Frame 1 (no input): blank canvas, image omitted
Frame 60 (no input): blank canvas, image omitted
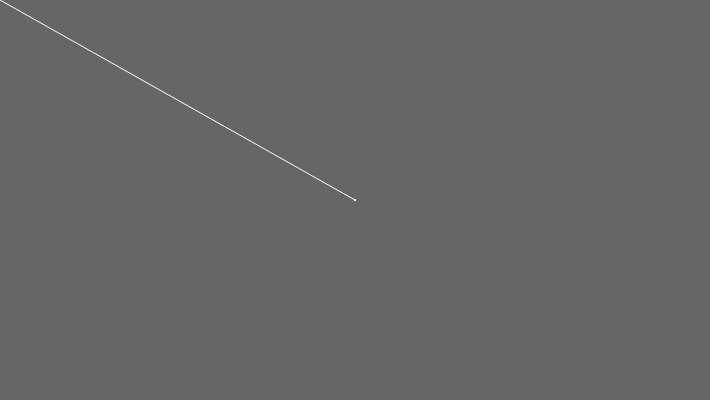
Frame 120 (the mouse pressed at the canvas centre since frame 60)

The p5.js sketch whose frames 1 and 60 were blank and that drew this single picture after the mouse press (run headless with seeded random() and noise() and a simulated clock; from frame 60 on, the mouse is pressed at the canvas centre):

// p5.js sketch
// ── sketch.js
let cr = '#ffffff'

function setup() {
  createCanvas(710, 400);
  background(102);
}

function draw() {
  stroke(cr);
  
  if (mouseIsPressed === true) {
    line(mouseX, mouseY, pmouseX, pmouseY);
  }
}

function keyPressed() {
  if (keyCode === 49) {
   cr = 'red';
  }
  if (keyCode === 49) {
   cr = 'blue';
	}	
  if (keyCode === 50) {
   cr = color('green');
	}
  if (keyCode === 51) {
   cr = color('yellow');
  }
		if (keyCode === 52) {
   cr = color('Fuchsia');
	}
  if (keyCode === 53) {
   cr = color('#CC6600');
	}
  if (keyCode === 54) {
   cr = color('#CC6600');
	}
  if (keyCode === 55) {
   cr = color('#CC6600');
	}
  if (keyCode === 56) {
   cr = color('#CC6600');
 }
}
